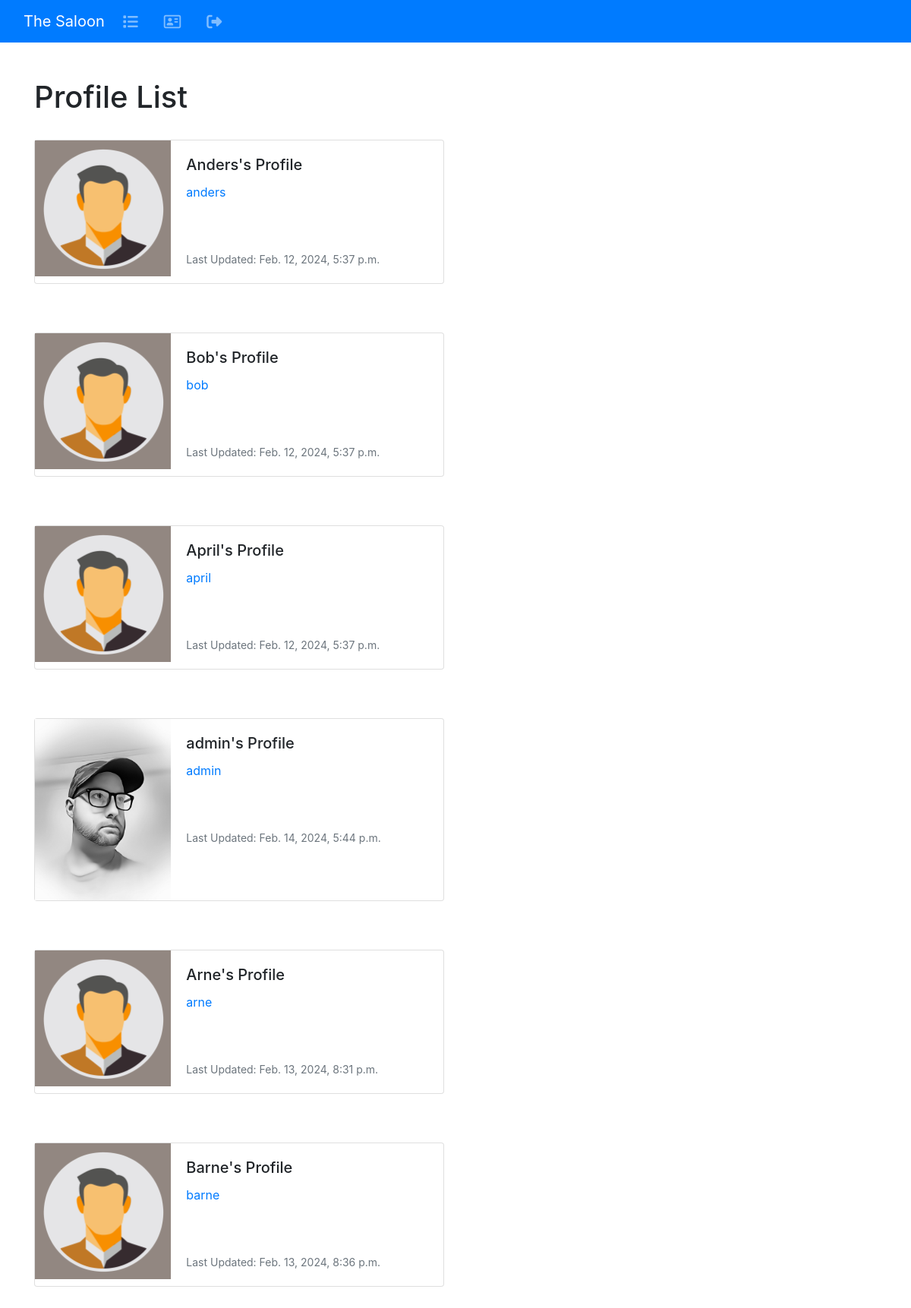
Before: /profile_list/ (signed in) with the older database file.
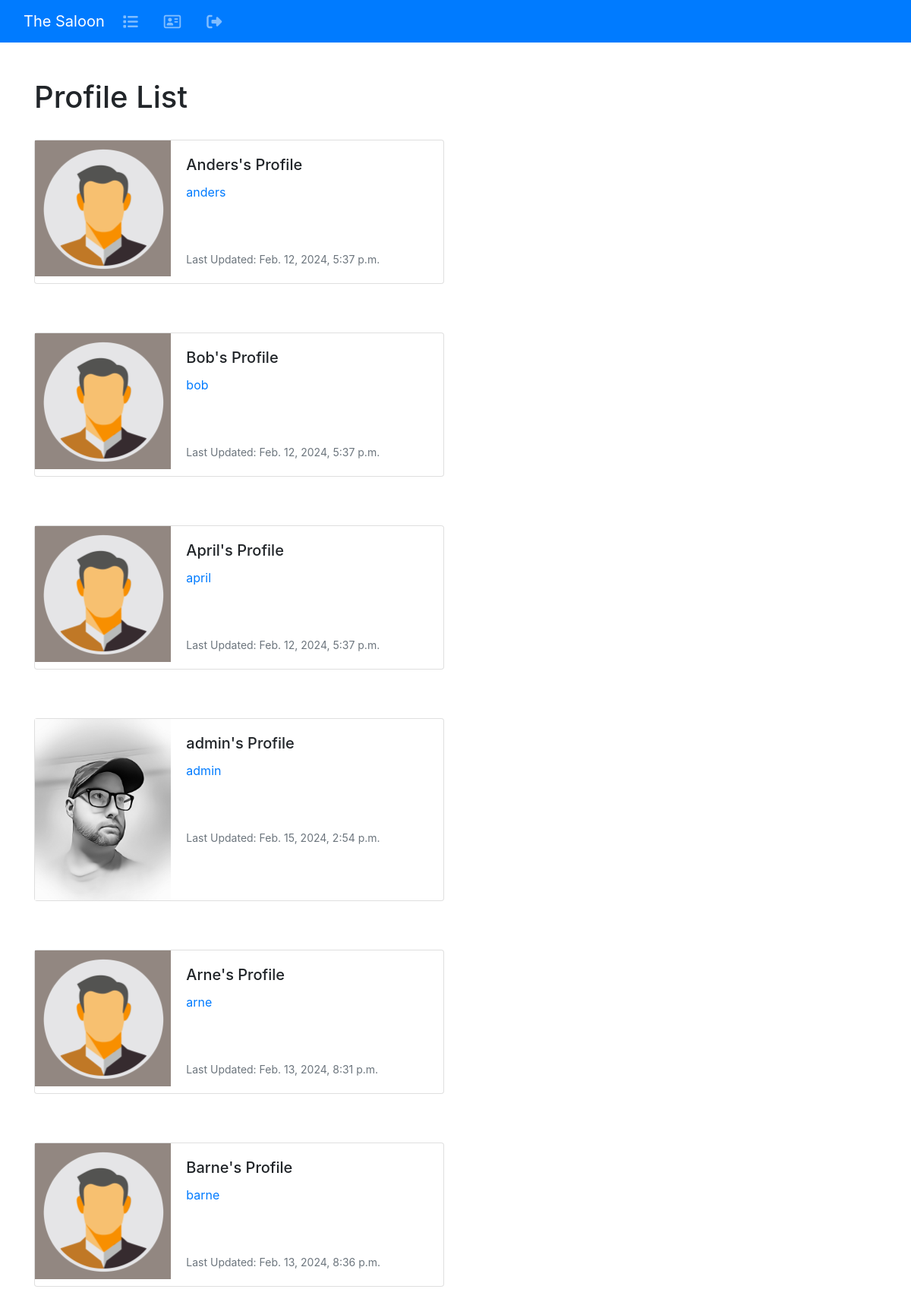
After: the same page with the newer database file.
### the_saloon/models.py (models this page shows, shortened)
class Profile(models.Model):
        user = models.OneToOneField(User, on_delete=models.CASCADE)
        follows = models.ManyToManyField("self",
            related_name="followed_by",
            symmetrical=False,
            blank=True)
        date_modified = models.DateTimeField(User, auto_now=True)
        profile_image = models.ImageField(null=True, blank=True, upload_to="images/")
        profile_bio = models.CharField(null=True, blank=True, max_length=500)
        facebook_link = models.CharField(null=True, blank=True, max_length=100)
        instagram_link = models.CharField(null=True, blank=True, max_length=100)
        linedin_link = models.CharField(null=True, blank=True, max_length=100)

### the_saloon/views.py (the view)
# urls.py: path('profile_list/', views.profile_list, name='profile_list'),
def profile_list(request):
        if request.user.is_authenticated:
            profiles = Profile.objects.exclude(user=request.user)
            return render(request, 'profile_list.html', {"profiles":profiles})
        else:
            messages.success(request, ("You must login to see this page..."))
            return redirect('home')

### the_saloon/templates/profile_list.html
{% extends 'base.html' %}
{% load static %}
{% block content %}
<h1>Profile List</h1>
<br />
{% if profiles %}
{% for profile in profiles %}
<div class="card mb-3" style="max-width: 540px;">
  <div class="row no-gutters">
    <div class="col-md-4">
      {% if profile.profile_image %}
      <img src="{{ profile.profile_image.url }}" width=200 height=200 class="img-fluid rounded-start"
        alt="{{ profile.user.username}}">
      {% else %}
      <img src="{% static 'images/default.jpg' %}" class="img-fluid rounded-start" alt="Profile img">
      {% endif %}
    </div>
    <div class="col-md-8">
      <div class="card-body">
        <h5 class="card-title">{{ profile.user.username }}'s Profile</h5>
        <p class="card-text"><a href="{% url 'profile' profile.user.id  %}">{{ profile.user.username|lower }}</a></p>
        <br /><br />
        <p class="card-text"><small class="text-muted">Last Updated: {{ profile.date_modified }}</small></p>
      </div>
    </div>
  </div>
</div>
<br /><br />
{% endfor %}
{% endif %}
{% endblock %}

Changed rows visible on the page:
changed Profile "admin": date_modified "Feb. 14, 2024, 5:44 p.m." → "Feb. 15, 2024, 2:54 p.m."
